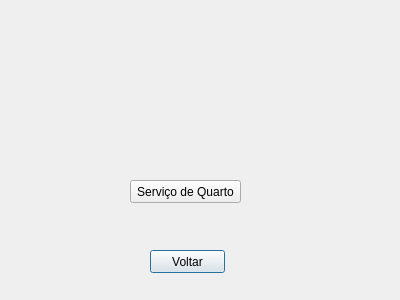
<?xml version="1.0" encoding="UTF-8"?>
<ui version="4.0">
 <class>Servico</class>
 <widget class="QDialog" name="Servico">
  <property name="geometry">
   <rect>
    <x>0</x>
    <y>0</y>
    <width>400</width>
    <height>300</height>
   </rect>
  </property>
  <property name="windowTitle">
   <string>Dialog</string>
  </property>
  <widget class="QPushButton" name="pushButton">
   <property name="geometry">
    <rect>
     <x>150</x>
     <y>250</y>
     <width>75</width>
     <height>23</height>
    </rect>
   </property>
   <property name="text">
    <string>Voltar</string>
   </property>
  </widget>
  <widget class="QPushButton" name="pushButton_2">
   <property name="geometry">
    <rect>
     <x>130</x>
     <y>180</y>
     <width>111</width>
     <height>23</height>
    </rect>
   </property>
   <property name="text">
    <string>Serviço de Quarto</string>
   </property>
  </widget>
 </widget>
 <resources/>
 <connections/>
</ui>
